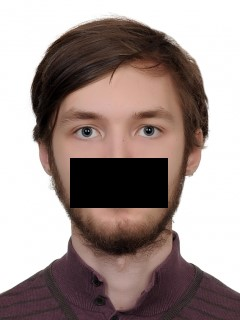
#> input picture Stock/StockC2.jpg, 240 x 320 px
$ python T3.py
#> lines starting #> are read from the running program, lines starting #| are printed output that depends on the picture; after the words box and inside, x2 and y2 are one past the last pixel; in counts of white or black regions, pixels touching at a corner belong together
import cv2

#Считывание фотографии
img_rgb = cv2.imread('Stock/StockC2.jpg')
#> img_rgb is the input picture: shape (320, 240, 3); mean B, G, R 141.4, 144.9, 160
#Перекидываю код метода в объект
face_casd = cv2.CascadeClassifier('haarcascade_frontalface_default.xml')

# Обнаружение лиц с помощью детектора Виолы-Джонса
faces = face_casd.detectMultiScale(img_rgb, scaleFactor=1.5,minNeighbors=1, minSize=(40,40))
#> faces = [[28, 56, 182, 182]]
for (x,y,w,h) in faces:
    #Обводка по координатам, после использования метода
    cv2.rectangle(img_rgb, (x,y),(x+w, y+h),(0, 0, 0),2)
#> this loop made 1 pass
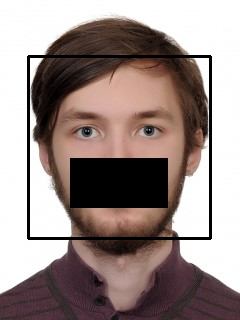
#> img_rgb: shape (320, 240, 3); 2.84% of pixels changed, all inside (x1, y1, x2, y2) = (27, 55, 212, 240)

#Вывести результат
cv2.imshow('Detected', img_rgb)
cv2.waitKey(0)
cv2.destroyAllWindows()
